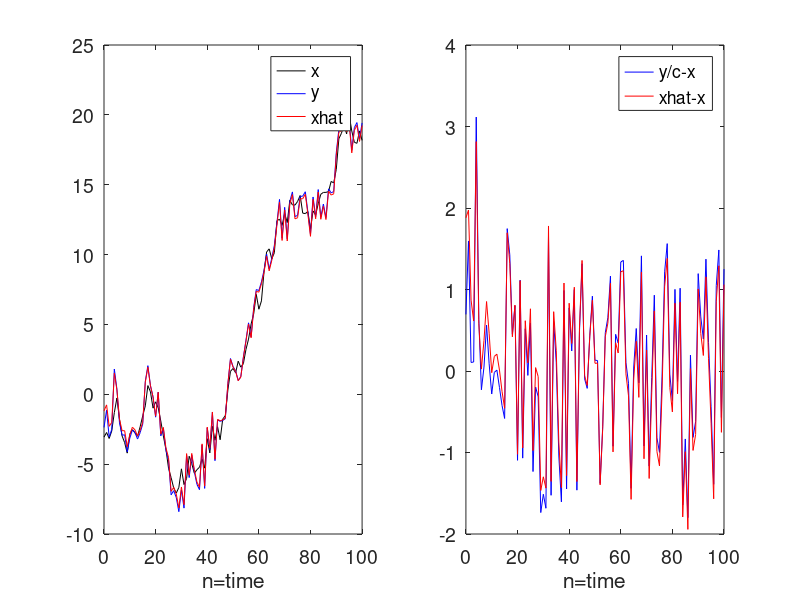

Reproduce this figure in MATLAB. (Note: this script raises an error after producing the figure.)
clc;
clear all;
set(0,'DefaultAxesFontSize', 14);

a = 1; %Test 2,0.5,10
c = 1;
varv = 1;
varw = 1;

%initialize
x = normrnd(0,1,[1,1]); %x[0]
y = c*x+normrnd(0,varv);
xhat = y*c*1/(c^2+varv);
varx = 1;

%time passing
for n=1:100
    w = normrnd(0,varw);
    x = [x a*x(1,n)+w];
    v = normrnd(0,varv);
    y = [y c*x(1,(n+1))+v];
    varx = a^2*varx + varw;
    vary = c^2*varx + varv;
    xhat = [xhat y(1,n+1)*c*varx/vary];
end

%hold all
subplot(1,2,1), plot(0:n,x,'k')
subplot(1,2,1), hold on, plot(0:n,y,'b')
subplot(1,2,1), hold on, plot(0:n,xhat,'r')
xlabel('n=time')
legend1 = legend('x','y','xhat','Location','Best');

subplot(1,2,2), plot(0:n,y/c-x,'b')
subplot(1,2,2), hold on, plot(0:n,xhat-x,'r')
xlabel('n=time')
legend2 = legend('y/c-x','xhat-x');

suptitle(['a= ' num2str(a) '; c= ' num2str(c) '; varv= ' num2str(varv) '; varw= ' num2str(varw)])
